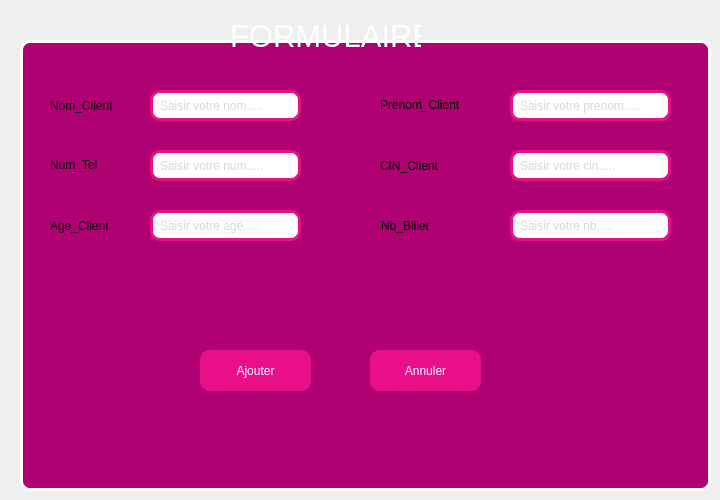
    <widget class="QWidget" name="tab_3">
     <attribute name="title">
      <string>Ajout</string>
     </attribute>
     <widget class="QLabel" name="label_8">
      <property name="geometry">
       <rect>
        <x>230</x>
        <y>20</y>
        <width>191</width>
        <height>31</height>
       </rect>
      </property>
      <property name="minimumSize">
       <size>
        <width>0</width>
        <height>20</height>
       </size>
      </property>
      <property name="maximumSize">
       <size>
        <width>16777215</width>
        <height>50</height>
       </size>
      </property>
      <property name="font">
       <font>
        <family>MS Shell Dlg 2</family>
        <pointsize>23</pointsize>
        <weight>50</weight>
        <italic>false</italic>
        <bold>false</bold>
       </font>
      </property>
      <property name="styleSheet">
       <string notr="true">font: 23pt &quot;MS Shell Dlg 2&quot;;
color: rgb(255, 255, 255);
</string>
      </property>
      <property name="text">
       <string>FORMULAIRE</string>
      </property>
     </widget>
     <widget class="QFrame" name="frame">
      <property name="geometry">
       <rect>
        <x>20</x>
        <y>40</y>
        <width>691</width>
        <height>451</height>
       </rect>
      </property>
      <property name="styleSheet">
       <string notr="true">border-width: 3px;
background-color: rgb(175, 1, 113);
color: rgb(170, 170, 170);
    border-color: #ffffff;
    border-style: solid;
    border-radius: 10;
    padding: 3px;
    font-size: 12px;
    padding-left: 5px;
    padding-right: 5px;</string>
      </property>
      <property name="frameShape">
       <enum>QFrame::StyledPanel</enum>
      </property>
      <property name="frameShadow">
       <enum>QFrame::Raised</enum>
      </property>
      <widget class="QLineEdit" name="le_nom">
       <property name="geometry">
        <rect>
         <x>130</x>
         <y>50</y>
         <width>151</width>
         <height>31</height>
        </rect>
       </property>
       <property name="styleSheet">
        <string notr="true"> color: #b1b1b1;
background-color: rgb(255, 255, 255);
    border-width: 3px;
    border-color: #E80F88;
    border-style: solid;
    border-radius: 10;
    padding: 3px;
    font-size: 12px;
    padding-left: 5px;
    padding-right: 5px;</string>
       </property>
       <property name="placeholderText">
        <string>Saisir votre nom.....</string>
       </property>
      </widget>
      <widget class="QLineEdit" name="le_num">
       <property name="geometry">
        <rect>
         <x>130</x>
         <y>110</y>
         <width>151</width>
         <height>31</height>
        </rect>
       </property>
       <property name="styleSheet">
        <string notr="true"> color: #b1b1b1;
 
    border-width: 3px;
    border-color: #E80F88;
    border-style: solid;
    border-radius: 10;
background-color: rgb(255, 255, 255);
    padding: 3px;
    font-size: 12px;
    padding-left: 5px;
    padding-right: 5px;</string>
       </property>
       <property name="placeholderText">
        <string>Saisir votre num.....</string>
       </property>
      </widget>
      <widget class="QLineEdit" name="le_prenom">
       <property name="geometry">
        <rect>
         <x>490</x>
         <y>50</y>
         <width>161</width>
         <height>31</height>
        </rect>
       </property>
       <property name="styleSheet">
        <string notr="true"> color: #b1b1b1;
   
background-color: rgb(255, 255, 255);
    border-width: 3px;
    border-color: #E80F88;
    border-style: solid;
    border-radius: 10;
    padding: 3px;
    font-size: 12px;
    padding-left: 5px;
    padding-right: 5px;</string>
       </property>
       <property name="placeholderText">
        <string>Saisir votre prenom.....</string>
       </property>
      </widget>
      <widget class="QLineEdit" name="le_cin">
       <property name="geometry">
        <rect>
         <x>490</x>
         <y>110</y>
         <width>161</width>
         <height>31</height>
        </rect>
       </property>
       <property name="styleSheet">
        <string notr="true">background-color: rgb(255, 255, 255);
 color: #b1b1b1;

    border-width: 3px;
    border-color: #E80F88;
    border-style: solid;
    border-radius: 10;
    padding: 3px;
    font-size: 12px;
    padding-left: 5px;
    padding-right: 5px;</string>
       </property>
       <property name="placeholderText">
        <string>Saisir votre cin.....</string>
       </property>
      </widget>
      <widget class="QLineEdit" name="le_age">
       <property name="geometry">
        <rect>
         <x>130</x>
         <y>170</y>
         <width>151</width>
         <height>31</height>
        </rect>
       </property>
       <property name="styleSheet">
        <string notr="true"> color: #b1b1b1;
 
    border-width: 3px;
    border-color: #E80F88;
    border-style: solid;
    border-radius: 10;
background-color: rgb(255, 255, 255);
    padding: 3px;
    font-size: 12px;
    padding-left: 5px;
    padding-right: 5px;</string>
       </property>
       <property name="placeholderText">
        <string>Saisir votre age.....</string>
       </property>
      </widget>
      <widget class="QPushButton" name="pb_ajouter">
       <property name="geometry">
        <rect>
         <x>180</x>
         <y>310</y>
         <width>111</width>
         <height>41</height>
        </rect>
       </property>
       <property name="styleSheet">
        <string notr="true">background-color: rgb(232, 15, 136);
color: rgb(255, 255, 255);
 
    border-width: 3px;
    border-color: #E80F88;
    border-style: solid;
    border-radius: 10;

    padding: 3px;
    font-size: 12px;
    padding-left: 5px;
    padding-right: 5px;</string>
       </property>
       <property name="text">
        <string>Ajouter</string>
       </property>
       <property name="icon">
        <iconset>
         <normaloff>../../../confirmer.png</normaloff>../../../confirmer.png</iconset>
       </property>
      </widget>
      <widget class="QPushButton" name="pb_annuler">
       <property name="geometry">
        <rect>
         <x>350</x>
         <y>310</y>
         <width>111</width>
         <height>41</height>
        </rect>
       </property>
       <property name="styleSheet">
        <string notr="true">background-color: rgb(232, 15, 136);
color: rgb(255, 255, 255);
 
    border-width: 3px;
    border-color: #E80F88;
    border-style: solid;
    border-radius: 10;

    padding: 3px;
    font-size: 12px;
    padding-left: 5px;
    padding-right: 5px;</string>
       </property>
       <property name="text">
        <string>Annuler</string>
       </property>
       <property name="icon">
        <iconset>
         <normaloff>../../../supp_totale.png</normaloff>../../../supp_totale.png</iconset>
       </property>
      </widget>
      <widget class="QLineEdit" name="le_nbbillet">
       <property name="geometry">
        <rect>
         <x>490</x>
         <y>170</y>
         <width>161</width>
         <height>31</height>
        </rect>
       </property>
       <property name="styleSheet">
        <string notr="true"> color: #b1b1b1;
 
    border-width: 3px;
    border-color: #E80F88;
    border-style: solid;
    border-radius: 10;
background-color: rgb(255, 255, 255);
    padding: 3px;
    font-size: 12px;
    padding-left: 5px;
    padding-right: 5px;</string>
       </property>
       <property name="placeholderText">
        <string>Saisir votre nb.....</string>
       </property>
      </widget>
     </widget>
     <widget class="QLabel" name="label_6">
      <property name="geometry">
       <rect>
        <x>381</x>
        <y>200</y>
        <width>81</width>
        <height>51</height>
       </rect>
      </property>
      <property name="styleSheet">
       <string notr="true">font: 12pt &quot;Russo One&quot;;
background-color: rgb(175, 1, 113);</string>
      </property>
      <property name="text">
       <string>Nb_Billet</string>
      </property>
     </widget>
     <widget class="QLabel" name="label_7">
      <property name="geometry">
       <rect>
        <x>50</x>
        <y>190</y>
        <width>91</width>
        <height>71</height>
       </rect>
      </property>
      <property name="styleSheet">
       <string notr="true">font: 12pt &quot;Russo One&quot;;
background-color: rgb(175, 1, 113);</string>
      </property>
      <property name="text">
       <string>Age_Client</string>
      </property>
     </widget>
     <widget class="QLabel" name="label_3">
      <property name="geometry">
       <rect>
        <x>50</x>
        <y>129</y>
        <width>91</width>
        <height>71</height>
       </rect>
      </property>
      <property name="styleSheet">
       <string notr="true">font: 12pt &quot;Russo One&quot;;
background-color: rgb(175, 1, 113);</string>
      </property>
      <property name="text">
       <string>Num_Tel</string>
      </property>
     </widget>
     <widget class="QLabel" name="label_4">
      <property name="geometry">
       <rect>
        <x>380</x>
        <y>130</y>
        <width>121</width>
        <height>71</height>
       </rect>
      </property>
      <property name="styleSheet">
       <string notr="true">font: 12pt &quot;Russo One&quot;;
background-color: rgb(175, 1, 113);</string>
      </property>
      <property name="text">
       <string>CIN_Client</string>
      </property>
     </widget>
     <widget class="QLabel" name="label_2">
      <property name="geometry">
       <rect>
        <x>380</x>
        <y>59</y>
        <width>121</width>
        <height>91</height>
       </rect>
      </property>
      <property name="styleSheet">
       <string notr="true">font: 12pt &quot;Russo One&quot;;
background-color: rgb(175, 1, 113);</string>
      </property>
      <property name="text">
       <string>Prenom_Client</string>
      </property>
     </widget>
     <widget class="QLabel" name="label">
      <property name="geometry">
       <rect>
        <x>50</x>
        <y>60</y>
        <width>91</width>
        <height>91</height>
       </rect>
      </property>
      <property name="styleSheet">
       <string notr="true">font: 12pt &quot;Russo One&quot;;
background-color: rgb(175, 1, 113);</string>
      </property>
      <property name="text">
       <string>Nom_Client</string>
      </property>
     </widget>
     <zorder>frame</zorder>
     <zorder>label_8</zorder>
     <zorder>label_6</zorder>
     <zorder>label_7</zorder>
     <zorder>label_3</zorder>
     <zorder>label_4</zorder>
     <zorder>label_2</zorder>
     <zorder>label</zorder>
    </widget>
